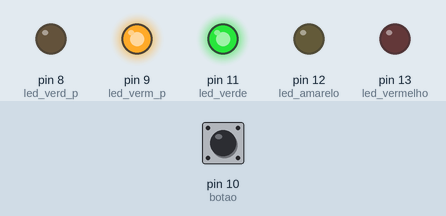
This sketch was run on a simulated Arduino Uno, built with avr-gcc and run on an emulated ATmega328P. Shown: output pins drawn as LEDs (lit = HIGH). The test bench sets the inputs (shaded band); at power-on: pin 10 (botao) HIGH.

Above: at 1.2 s.
1.3 s: pin 10 (botao) pulled LOW for 0.15 s
At 1.8 s:
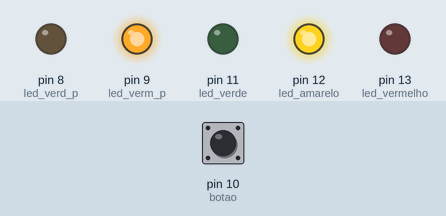
At 5.3 s:
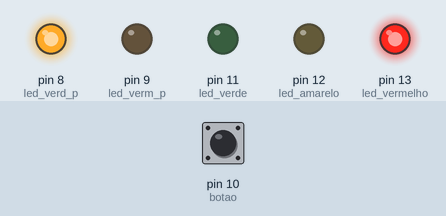
Timing chart, 0 to 16.8 s (numbered marks = the images above; inputs shaded):
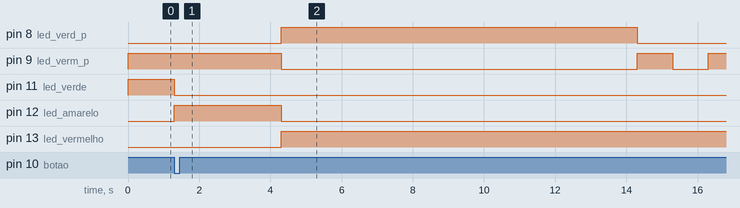

The sketch:

projeto_5_semaforo_intermediario.ino
```cpp
/*
 * PROJETO 3: Semáforo simples
 *
 */

// <!--- Definindo os pinos dos LEDs!>
int led_vermelho = 13;
int led_amarelo = 12;
int led_verde = 11;
int botao = 10;

int led_verm_p = 9;
int led_verd_p = 8;
void setup()

// <!--- Configurando os LEDs como saída>
{
  pinMode(led_vermelho,OUTPUT);
  pinMode(led_amarelo,OUTPUT);
  pinMode(led_verde,OUTPUT);
  pinMode(botao,INPUT);
  pinMode(led_verm_p,OUTPUT);
  pinMode(led_verd_p,OUTPUT);

}

void loop()
{
// <!--- Lógica do Semáforo  Básico 1>
if(digitalRead(botao)==0)
{
  digitalWrite(led_verde,LOW);

  digitalWrite(led_amarelo,HIGH);
  delay(3000);
  digitalWrite(led_verm_p,LOW);
  digitalWrite(led_amarelo,LOW);

  digitalWrite(led_vermelho,HIGH);
  digitalWrite(led_verd_p,HIGH);
  delay(10000);

  digitalWrite(led_verd_p,LOW);

  digitalWrite(led_verm_p,HIGH);
  delay(1000);
  digitalWrite(led_verm_p,LOW);
  delay(1000);

  digitalWrite(led_verm_p,HIGH);
  delay(1000);
  digitalWrite(led_verm_p,LOW);
  delay(1000);

   digitalWrite(led_verm_p,HIGH);
  delay(1000);
  digitalWrite(led_verm_p,LOW);
  delay(1000);

  digitalWrite(led_verm_p,HIGH);
  delay(1000);
  digitalWrite(led_verm_p,LOW);
  delay(1000);
}
 else
{
  digitalWrite(led_verde,HIGH);
  digitalWrite(led_amarelo,LOW);
  digitalWrite(led_vermelho,LOW);

  digitalWrite(led_verm_p,HIGH);
  digitalWrite(led_verd_p,LOW);
}

}
```

Measured:
- after the input at 1.3 s, pin 8 (led_verd_p): LOW → HIGH after 3.0 s, → LOW 10.0 s later; pin 9 (led_verm_p): HIGH → LOW after 3.0 s, → HIGH 10.0 s later, → LOW 1.0 s later, → HIGH 1.0 s later; pin 11 (led_verde): HIGH → LOW at once; pin 12 (led_amarelo): LOW → HIGH at once, → LOW 3.0 s later; pin 13 (led_vermelho): LOW → HIGH after 3.0 s
